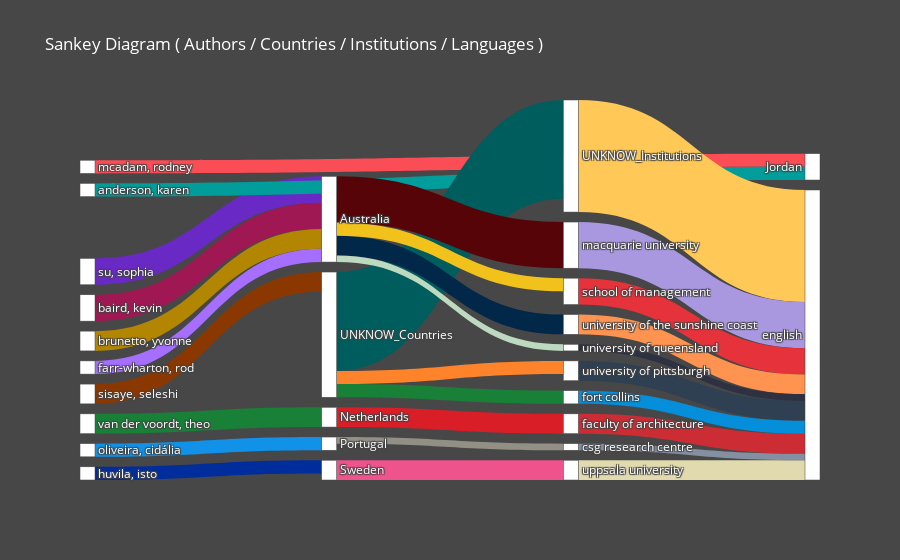

Notebook source saved alongside this figure:
### Code cell
# Sankey Diagram (An interactive plot)
# Arguments: view  = 'notebook', 'browser' ('notebook' -> To plot in your prefered Notebook App. 'browser' -> To plot in your prefered browser window);
#            entry = a list of any length of the following keys -> 'aut', 'cout', 'inst', 'jou', 'kwa', 'kwp', 'lan';
#            topn  = Total number entities
bibfile.sankey_diagram(view = 'notebook', entry = ['aut', 'cout', 'inst', 'lan'], topn = 10)

# PS: The white bars can be dragged

### Figure 1 — Plotly figure (JSON) as saved in the notebook; plotly's stock layout.template omitted (floating-point values rounded to 4 significant figures; data arrays with more than 128 entries replaced by an {"elided": "..."} marker saying what was removed)
{"data": [{"arrangement": "freeform", "link": {"color": {"elided": "1109 str values"}, "source": [0, 2, 3, 5, 4, 11, 1, 14, 6, 16, 1157, 681, 691, 681, 712, 681, 1157, 1157, 681, 663, 1158, 1098, 960, 855, 943, 996, 1024, 1121, 1011, 1125], "target": [681, 681, 712, 681, 1157, 663, 701, 691, 701, 681, 1158, 1098, 943, 996, 1024, 960, 855, 1121, 1125, 1011, 1154, 1154, 1154, 1154, 1154, 1154, 1154, 1154, 1154, 1154], "value": [4, 4, 3, 3, 3, 2, 2, 2, 2, 2, 15, 7, 3, 3, 3, 2, 2, 2, 1, 1, 17, 7, 4, 3, 3, 3, 3, 2, 1, 1]}, "node": {"color": "white", "label": {"elided": "1160 str values"}, "pad": 10, "thickness": 15}, "type": "sankey"}], "layout": {"font": {"color": "white", "size": 12}, "hovermode": "closest", "paper_bgcolor": "#474747", "title": {"text": "Sankey Diagram ( Authors / Countries / Institutions / Languages )"}}}
